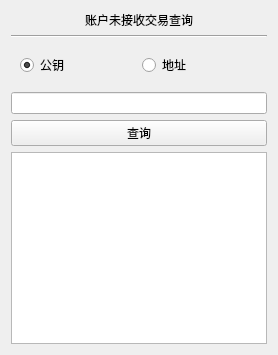
               <widget class="QWidget" name="tab_4">
                <attribute name="title">
                 <string>账户未接收交易查询</string>
                </attribute>
                <layout class="QVBoxLayout" name="verticalLayout_19">
                 <item>
                  <layout class="QVBoxLayout" name="verticalLayout_4">
                   <item>
                    <widget class="QLabel" name="label_5">
                     <property name="text">
                      <string>账户未接收交易查询</string>
                     </property>
                     <property name="alignment">
                      <set>Qt::AlignCenter</set>
                     </property>
                    </widget>
                   </item>
                   <item>
                    <widget class="Line" name="line_7">
                     <property name="orientation">
                      <enum>Qt::Horizontal</enum>
                     </property>
                    </widget>
                   </item>
                   <item>
                    <layout class="QHBoxLayout" name="horizontalLayout_6">
                     <item>
                      <widget class="QWidget" name="widget_5" native="true">
                       <layout class="QHBoxLayout" name="horizontalLayout_22">
                        <item>
                         <widget class="QRadioButton" name="rdoURPubKey">
                          <property name="text">
                           <string>公钥</string>
                          </property>
                          <property name="checked">
                           <bool>true</bool>
                          </property>
                         </widget>
                        </item>
                        <item>
                         <widget class="QRadioButton" name="radioButton_6">
                          <property name="text">
                           <string>地址</string>
                          </property>
                         </widget>
                        </item>
                       </layout>
                      </widget>
                     </item>
                    </layout>
                   </item>
                   <item>
                    <widget class="QLineEdit" name="edtUREdit"/>
                   </item>
                   <item>
                    <widget class="QPushButton" name="btnUnReceived">
                     <property name="text">
                      <string>查询</string>
                     </property>
                    </widget>
                   </item>
                   <item>
                    <widget class="QPlainTextEdit" name="edtURPlanText"/>
                   </item>
                  </layout>
                 </item>
                </layout>
               </widget>
